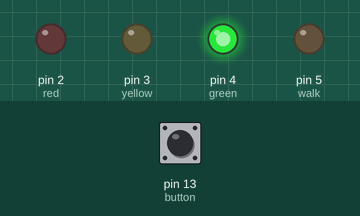
This sketch was run on a simulated Arduino Uno, built with avr-gcc and run on an emulated ATmega328P. Shown: output pins drawn as LEDs (lit = HIGH). Dashed ring = blinking. Inputs (shaded band) come from the test bench; at power-on: pin 13 (button) LOW.

Above: at 1.2 s.
1.3 s: pin 13 (button) pulled HIGH for 0.15 s
At 4.9 s:
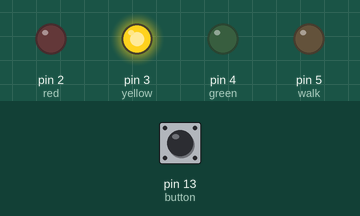
At 6.6 s:
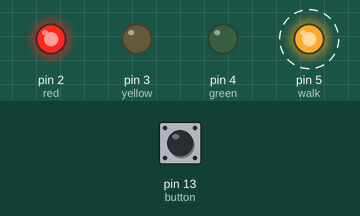
Timing chart, 0 to 13.4 s (numbered marks = the images above; inputs shaded):
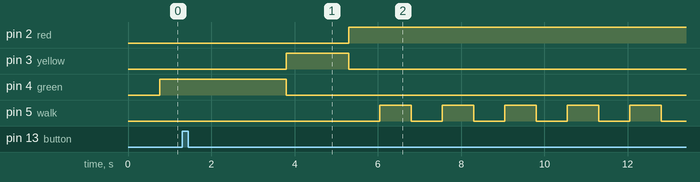

Measured:
- after the input at 1.3 s, pin 2 (red): LOW → HIGH after 4.0 s; pin 3 (yellow): LOW → HIGH after 2.5 s, → LOW 1.5 s later; pin 5 (walk): alternates HIGH for 0.75 s and LOW for 0.75 s, starting after 4.8 s

The sketch:

Pedestrian_Controlled_Intersection.ino
```cpp
//walk light pins
int walk = 5;

//traffic light pins
const int green = 4;
const int yellow = 3;
const int red = 2;

//button sensor pin
const int button = 13;

//counter and reset time
int timeSinceLastChange = 0;
const int maxIdleTime = 750;

//declare a function to toggle the inputted light
void toggleLight(int lightToChange) {

  //check if lightToChange is on or off
  if (digitalRead(lightToChange) == HIGH) {
    //if it's on, turn it off
    digitalWrite(lightToChange, LOW);

  //if the light is not on, do this instead
  } else {
    //turn on the givin light
    digitalWrite(lightToChange, HIGH);

  }
}

void setup() {
  //set walk light pin to output
  pinMode(walk, OUTPUT);

  //set traffic light pins to output
  pinMode(green, OUTPUT);
  pinMode(yellow, OUTPUT);
  pinMode(red, OUTPUT);

  //set button pin to input
  pinMode(button, INPUT);
}

void loop() {
  //check if button is being pressed
  if (digitalRead(button) == HIGH) {

    digitalWrite(green, HIGH);
    delay(2500);

    digitalWrite(green, LOW);
    digitalWrite(yellow, HIGH);
    delay(1500);

    digitalWrite(yellow, LOW);
    digitalWrite(red, HIGH);

    for (int i = 1; i <= 10; i++) {
      delay(maxIdleTime);
      toggleLight(walk);

    }

    delay(1000);
    digitalWrite(red, LOW);
    digitalWrite(green, HIGH);

    timeSinceLastChange = 0;

  } else {
    if (timeSinceLastChange > maxIdleTime) {
      toggleLight(green);
      timeSinceLastChange = 0;

    } else {
    timeSinceLastChange += 1;
    delay(1);

    }
  }
}
```
